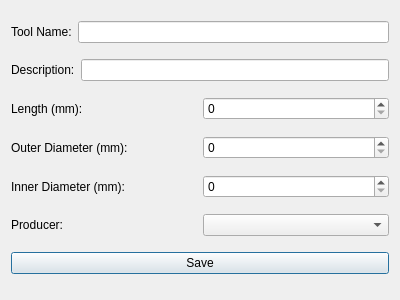
<?xml version="1.0" encoding="UTF-8"?>
<ui version="4.0">
 <class>ToolEditor</class>
 <widget class="QDialog" name="ToolEditor">
  <property name="geometry">
   <rect>
    <x>0</x>
    <y>0</y>
    <width>400</width>
    <height>300</height>
   </rect>
  </property>
  <property name="windowTitle">
   <string>Tool Editor</string>
  </property>
  <layout class="QVBoxLayout" name="verticalLayout">
   <item>
    <layout class="QHBoxLayout" name="horizontalLayout_name">
     <item>
      <widget class="QLabel" name="label_name">
       <property name="text">
        <string>Tool Name:</string>
       </property>
      </widget>
     </item>
     <item>
      <widget class="QLineEdit" name="lineEdit_name"/>
     </item>
    </layout>
   </item>
   <item>
    <layout class="QHBoxLayout" name="horizontalLayout_description">
     <item>
      <widget class="QLabel" name="label_description">
       <property name="text">
        <string>Description:</string>
       </property>
      </widget>
     </item>
     <item>
      <widget class="QLineEdit" name="lineEdit_description"/>
     </item>
    </layout>
   </item>
   <item>
    <layout class="QHBoxLayout" name="horizontalLayout_length">
     <item>
      <widget class="QLabel" name="label_length">
       <property name="text">
        <string>Length (mm):</string>
       </property>
      </widget>
     </item>
     <item>
      <widget class="QSpinBox" name="spinBox_length">
       <property name="maximum">
        <number>10000</number>
       </property>
      </widget>
     </item>
    </layout>
   </item>
   <item>
    <layout class="QHBoxLayout" name="horizontalLayout_outerDiameter">
     <item>
      <widget class="QLabel" name="label_outerDiameter">
       <property name="text">
        <string>Outer Diameter (mm):</string>
       </property>
      </widget>
     </item>
     <item>
      <widget class="QSpinBox" name="spinBox_outerDiameter">
       <property name="maximum">
        <number>1000</number>
       </property>
      </widget>
     </item>
    </layout>
   </item>
   <item>
    <layout class="QHBoxLayout" name="horizontalLayout_innerDiameter">
     <item>
      <widget class="QLabel" name="label_innerDiameter">
       <property name="text">
        <string>Inner Diameter (mm):</string>
       </property>
      </widget>
     </item>
     <item>
      <widget class="QSpinBox" name="spinBox_innerDiameter">
       <property name="maximum">
        <number>1000</number>
       </property>
      </widget>
     </item>
    </layout>
   </item>
   <item>
    <layout class="QHBoxLayout" name="horizontalLayout_producer">
     <item>
      <widget class="QLabel" name="label_producer">
       <property name="text">
        <string>Producer:</string>
       </property>
      </widget>
     </item>
     <item>
      <widget class="QComboBox" name="comboBox_producer"/>
     </item>
    </layout>
   </item>
   <item>
    <widget class="QPushButton" name="pushButton_save">
     <property name="text">
      <string>Save</string>
     </property>
    </widget>
   </item>
  </layout>
 </widget>
 <resources/>
 <connections/>
</ui>
